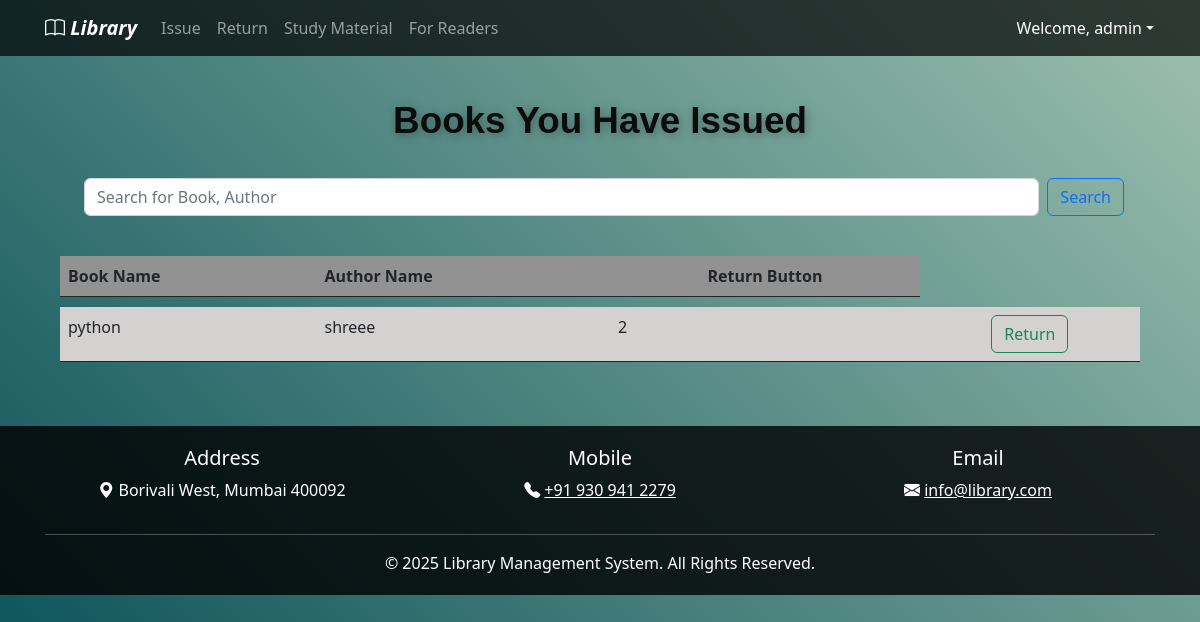
The page /return_item (signed in) on the database as committed earlier.
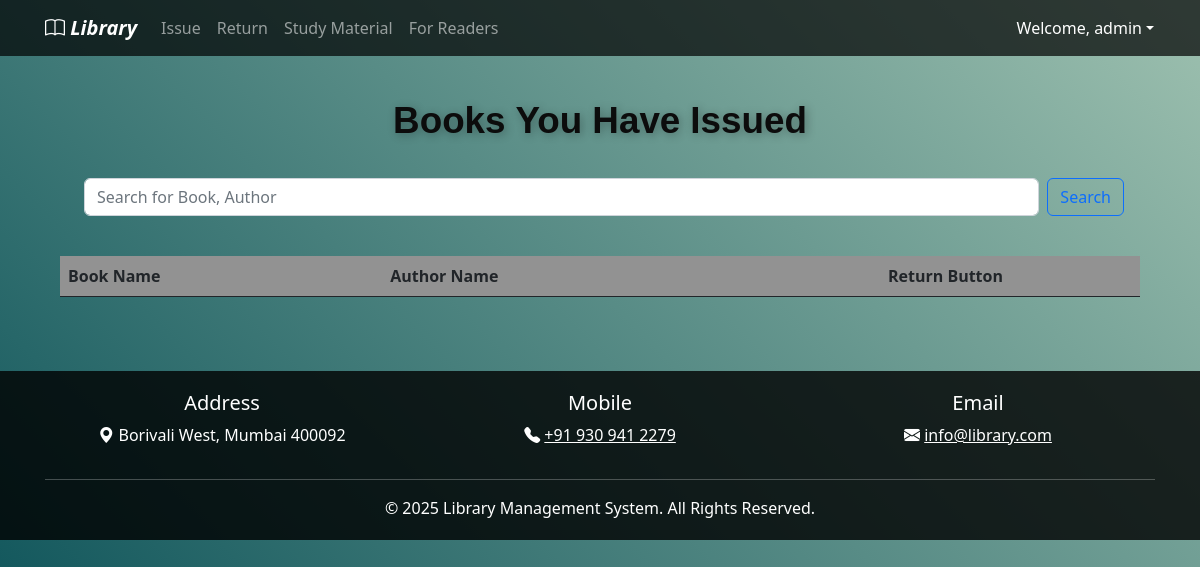
The same page on the database as committed later.
### elibrary_app/models.py (models this page shows, shortened)
class Book(models.Model):
    book_name = models.CharField(max_length=150)
    author_name = models.CharField(max_length=200)
    quantity = models.IntegerField(default=1)
    subject = models.CharField(max_length=2000)
    book_add_time = models.DateTimeField(default=timezone.now)  # Changed to DateTimeField for both date and time
    book_add_date = models.DateField(default=date.today)
    class Meta:
        constraints = [
            models.UniqueConstraint(fields=["book_name", "author_name"], name="unique_book_author")  # Replaced unique_together with UniqueConstraint
        ]

### elibrary_app/views.py (the view, shortened to what this page needs)
# urls.py: path("return_item", views.return_item, name="return_item"),  # Return item page
@login_required(login_url=reverse_lazy("login"))
def return_item(request):
    my_items = IssuedItem.objects.filter(user_id=request.user, return_date__isnull=True).values_list("book_id")
    books = Book.objects.filter(id__in=my_items)
    return render(request, "return_item.html", {"books": books})

### elibrary_app/templates/return_item.html (shortened to what this page needs)
{% extends 'base.html' %}
{% load static %}
{% block content %}
<center>
<div class="container mt-4">
    <div class="col-md-12">
        <div class="library-title">
            <span class="word">Books</span>
            <span class="word">You</span>
            <span class="word">Have</span>
            <span class="word">Issued</span>
        </div>
    </div>
</div>
    <div class="input-group container">
        <form class="d-flex search-form w-100 mx-3" method="get" action="/searchproductreturn/">
            <input type="search" name="q" class="form-control search-input mx-2" placeholder="Search for Book, Author">
            <button class="btn btn-outline-primary" type="submit">Search</button>
          </form>
    </div>
</center>
<div class="container">
<br>
   <table class="table" style="border: none;">
      <thead class="thead-dark">
        <tr style="background-color: rgb(146, 146, 146);">
            <th scope="col">Book Name</th>
            <th scope="col">Author Name</th>
            <th scope="col" class="text-center">Return Button</th>
         </tr>
      </thead>
      <tr style="height: 10px;"></tr>
      <tbody id="table_data">
         {% for book in books %}
         <tr style="background-color: rgb(212, 209, 209);">
            <td>{{ book.book_name }}</td>
            <td>{{ book.author_name }}</td>
            <td>{{book.id}}</td>
            <td class="text-center">
                <button type="button" class="btn btn-outline-success" data-bs-toggle="modal" data-bs-target="#exampleModal">
                    Return
                </button>
            </td>
         </tr>
         {% endfor %}
      </tbody>
   </table>
</div>
{% endblock %}

Rows that differ between the two databases and show on the page:
no longer on this page (row edited): Book: book_name "python", author_name "shreee", id "2"
